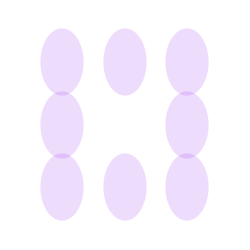
Frame 1 (no input)
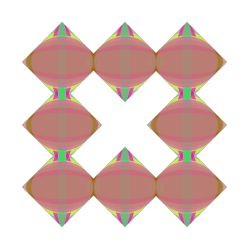
Frame 60 (the mouse pressed at the canvas centre just before this capture)
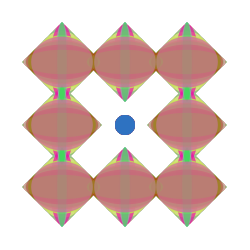
Frame 120 (the mouse held since frame 60 and released just before this capture)

The Processing sketch that drew these frames (run headless with seeded random() and noise(); from frame 60 on, the mouse is pressed at the canvas centre):

// Processing sketch: processing_171563
// ── processing_171563.pde

int counter;

void setup() {  //setup function called initially, only once
  size(250, 250);
  background(255);  //set background white
  //colorMode(HSB);   //set colors to Hue, Saturation, Brightness mode
  counter = 0;
}

void draw() {  //draw function loops 
  counter++;
  noStroke();
  fill(random(255),random(255),random(255),random (200));
  
  if(mousePressed == true) { //add some interaction
    ellipse(mouseX, mouseY, 20, 20);
  }
  else {
    //ellipse(width/2, height/2, 20*cos(counter), 80*sin(counter));
    ellipse(width/4, height/4, 80*cos(counter), 80*sin(counter));
    ellipse(width/4, height/2, 80*cos(counter), 80*sin(counter));
    ellipse(width/2, height/4, 80*cos(counter), 80*sin(counter));
    ellipse(width*3/4, height*3/4, 80*cos(counter), 80*sin(counter));
    ellipse(width*3/4, height/4, 80*cos(counter), 80*sin(counter));
    ellipse(width/4, height*3/4, 80*cos(counter), 80*sin(counter));
    ellipse(width/2, height*3/4, 80*cos(counter), 80*sin(counter));
    ellipse(width*3/4, height/2, 80*cos(counter), 80*sin(counter));
  }
}
